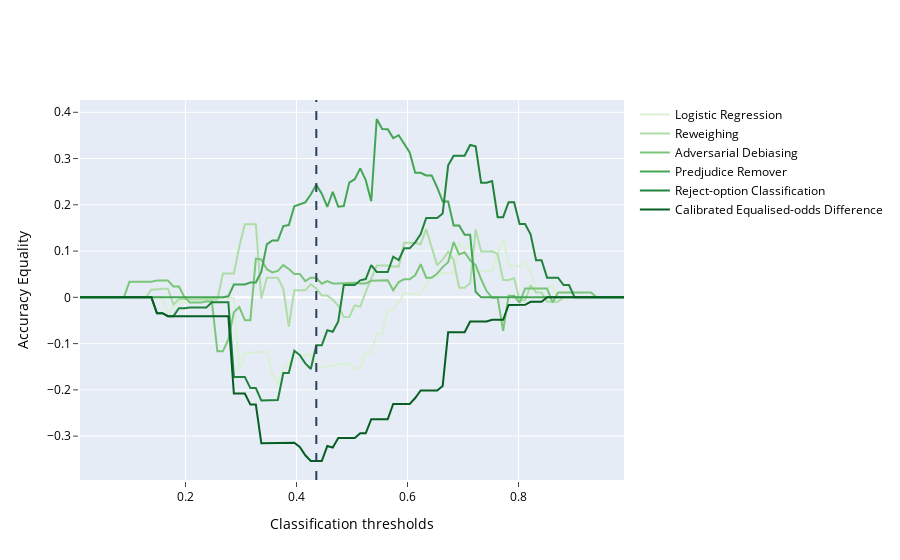

The notebook cell this image was saved under:
### Code cell
acc_equal_files = {'Files' : ['LR_acc_equal_arr.json', 'RW_acc_equal_arr.json', 'AD_acc_equal_arr.json', 
    'PR_acc_equal_arr.json', 'ROC_acc_equal_arr.json', 'CEOD_acc_equal_arr.json'], 
    'Names': ['Logistic Regression', 'Reweighing', 'Adversarial Debiasing', 'Predjudice Remover', 
    'Reject-option Classification', 'Calibrated Equalised-odds Difference']}
plot_plotly_graphs(metric = 'Accuracy Equality', filenames = acc_equal_files, filepath = 'acc_eq_plotly.html')
